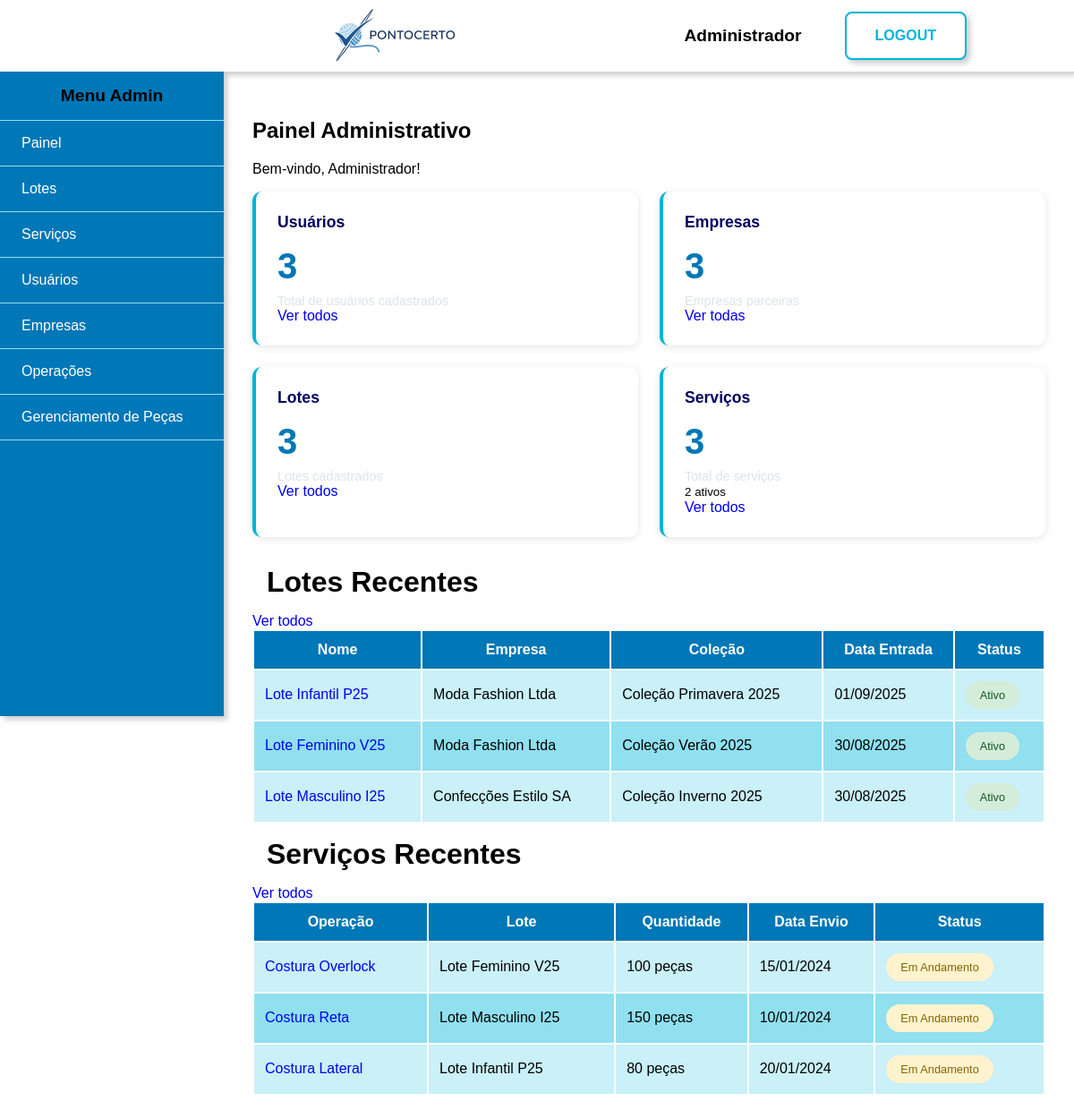
The app's page /admin/painel (signed in) with its own data.
### tables this page shows
CREATE TABLE usuarios (
    id int PRIMARY KEY AUTO_INCREMENT,
    tipo enum('admin', 'costureira') NOT NULL DEFAULT 'costureira',
    nome varchar(50) NOT NULL,
    cpf varchar(11) NOT NULL UNIQUE,
    email varchar(250) NOT NULL UNIQUE,
    telefone varchar(11) NOT NULL,
    cep varchar(8) NOT NULL,
    logradouro varchar(250),
    complemento varchar(50),
    cidade varchar(100),
    tipo_chave_pix enum('cpf', 'cnpj', 'email', 'telefone', 'aleatoria') DEFAULT 'cpf',
    chave_pix varchar(250),
    senha varchar(255) NOT NULL,
    banco int NULL DEFAULT 0,
    agencia INT NULL DEFAULT 0,
    conta INT NULL DEFAULT 0,
    especialidade_id INT NOT NULL DEFAULT 2,
    ativo TINYINT DEFAULT 1,
    created_at TIMESTAMP DEFAULT CURRENT_TIMESTAMP,
    updated_at TIMESTAMP DEFAULT CURRENT_TIMESTAMP ON UPDATE CURRENT_TIMESTAMP
 );

CREATE TABLE lotes (
    id INT PRIMARY KEY AUTO_INCREMENT,
    empresa_id VARCHAR(50) NOT NULL,
    colecao VARCHAR(100) NOT NULL,
    nome VARCHAR(100) NOT NULL,
    observacao TEXT,
    data_entrada DATE NOT NULL,
    data_entrega DATE,
    valor_total DECIMAL(12, 2) DEFAULT 0.00,
    status ENUM('Aberto', 'Entregue', 'Cancelado') DEFAULT 'Aberto',
    anexos VARCHAR(500),
    ativo TINYINT DEFAULT 1,
    created_at TIMESTAMP DEFAULT CURRENT_TIMESTAMP,
    updated_at TIMESTAMP DEFAULT CURRENT_TIMESTAMP ON UPDATE CURRENT_TIMESTAMP
);

CREATE TABLE empresas (
    id INT PRIMARY KEY AUTO_INCREMENT,
    nome VARCHAR(255) NOT NULL,
    cnpj VARCHAR(14) NOT NULL UNIQUE,
    email VARCHAR(255),
    telefone VARCHAR(20),
    endereco TEXT,
    cidade VARCHAR(100),
    estado VARCHAR(2),
    cep VARCHAR(8),
    observacao TEXT,
    ativo TINYINT DEFAULT 1,
    created_at TIMESTAMP DEFAULT CURRENT_TIMESTAMP,
    updated_at TIMESTAMP DEFAULT CURRENT_TIMESTAMP ON UPDATE CURRENT_TIMESTAMP
);

CREATE TABLE servicos (
    id INT PRIMARY KEY AUTO_INCREMENT,
    lote_id INT NOT NULL,
    operacao_id INT NOT NULL,
    quantidade_pecas INT NOT NULL,
    pecas_concluidas INT DEFAULT 0,
    valor_operacao DECIMAL(10,2) NOT NULL,
    data_envio DATE NOT NULL,
    data_finalizacao DATE NULL,
    observacao TEXT,
    costureira_id INT NULL,
    status ENUM('Em andamento', 'Finalizado', 'Inativo') DEFAULT 'Em andamento',
    created_at TIMESTAMP DEFAULT CURRENT_TIMESTAMP,
    updated_at TIMESTAMP DEFAULT CURRENT_TIMESTAMP ON UPDATE CURRENT_TIMESTAMP,
    
    FOREIGN KEY (lote_id) REFERENCES lotes(id) ON DELETE RESTRICT,
    FOREIGN KEY (operacao_id) REFERENCES operacoes(id) ON DELETE RESTRICT
);

CREATE TABLE operacoes (
    id INT PRIMARY KEY AUTO_INCREMENT,
    nome VARCHAR(255) NOT NULL,
    valor DECIMAL(10, 2) NOT NULL,
    ativo TINYINT DEFAULT 1,
    created_at TIMESTAMP DEFAULT CURRENT_TIMESTAMP,
    updated_at TIMESTAMP DEFAULT CURRENT_TIMESTAMP ON UPDATE CURRENT_TIMESTAMP
);

### views/admin/painel.php (the view, shortened to what the rows shown need)
<div class="conteudo flex">
    <div class="dashboard-admin">
        <h2>Painel Administrativo</h2>
        <p class="welcome-message">Bem-vindo, <?= htmlspecialchars($nomeUsuario ?? 'Administrador') ?>!</p>
        <div class="cards-dashboard">
            <div class="card">
                <div class="card-content">
                    <div class="numero"><?= $totalUsuarios ?? 0 ?></div>
                    <p>Total de usuários cadastrados</p>
                </div>
            </div>
            <div class="card">
                <div class="card-content">
                    <div class="numero"><?= $totalEmpresas ?? 0 ?></div>
                    <p>Empresas parceiras</p>
                </div>
            </div>
            <div class="card">
                <div class="card-content">
                    <div class="numero"><?= $totalLotes ?? 0 ?></div>
                    <p>Lotes cadastrados</p>
                </div>
            </div>
            <div class="card">
                <div class="card-content">
                    <div class="numero"><?= $totalServicos ?? 0 ?></div>
                    <p>Total de serviços</p>
                    <small><?= $servicosAtivos ?? 0 ?> ativos</small>
                </div>
            </div>
        </div>
        <div class="dashboard-section">
            <div class="section-header">
            </div>
            <?php if (empty($lotesRecentes)): ?>
                <p class="no-data">Nenhum lote cadastrado recentemente.</p>
            <?php else: ?>
                <div class="table-responsive">
                    <table class="table">
                        <thead>
                            <tr>
                                <th>Nome</th>
                                <th>Empresa</th>
                                <th>Coleção</th>
                                <th>Data Entrada</th>
                                <th>Status</th>
                            </tr>
                        </thead>
                        <tbody>
                            <?php foreach ($lotesRecentes as $lote): ?>
                                <tr>
                                    <td>
                                        <a href="<?= BASE_URL ?>admin/visualizar-lote?id=<?= $lote['id'] ?>">
                                            <?= htmlspecialchars($lote['nome'] ?? 'N/A') ?>
                                        </a>
                                    </td>
                                    <td><?= htmlspecialchars($lote['empresa_nome'] ?? 'N/A') ?></td>
                                    <td><?= htmlspecialchars($lote['colecao'] ?? 'N/A') ?></td>
                                    <td><?= isset($lote['data_entrada']) ? date('d/m/Y', strtotime($lote['data_entrada'])) : 'N/A' ?></td>
                                    <td>
                                        <span class="status-badge <?= ($lote['ativo'] ?? false) ? 'active' : 'inactive' ?>">
                                            <?= ($lote['ativo'] ?? false) ? 'Ativo' : 'Inativo' ?>
                                        </span>
                                    </td>
                                </tr>
                            <?php endforeach; ?>
                        </tbody>
                    </table>
                </div>
            <?php endif; ?>
        </div>
        <div class="dashboard-section">
            <div class="section-header">
            </div>
            <?php if (empty($servicosRecentes)): ?>
                <p class="no-data">Nenhum serviço cadastrado recentemente.</p>
            <?php else: ?>
                <div class="table-responsive">
                    <table class="table">
                        <thead>
                            <tr>
                                <th>Operação</th>
                                <th>Lote</th>
                                <th>Quantidade</th>
                                <th>Data Envio</th>
                                <th>Status</th>
                            </tr>
                        </thead>
                        <tbody>
                            <?php foreach ($servicosRecentes as $servico): ?>
                                <tr>
                                    <td>
                                        <a href="<?= BASE_URL ?>admin/visualizar-servico?id=<?= $servico['id'] ?>">
                                            <?= htmlspecialchars($servico['operacao_nome'] ?? 'N/A') ?>
                                        </a>
                                    </td>
                                    <td><?= htmlspecialchars($servico['lote_nome'] ?? 'N/A') ?></td>
                                    <td><?= htmlspecialchars($servico['quantidade_pecas'] ?? 0) ?> peças</td>
                                    <td><?= isset($servico['data_envio']) ? date('d/m/Y', strtotime($servico['data_envio'])) : 'N/A' ?></td>
                                    <td>
                                        <span class="status-badge <?= ($servico['finalizado'] ?? false) ? 'completed' : 'in-progress' ?>">
                                            <?= ($servico['finalizado'] ?? false) ? 'Finalizado' : 'Em Andamento' ?>
                                        </span>
                                    </td>
                                </tr>
                            <?php endforeach; ?>
                        </tbody>
                    </table>
                </div>
            <?php endif; ?>
        </div>
    </div>
</div>

### views/shared/header.php (shortened to what the rows shown need)
<!DOCTYPE html>
<html lang="pt-BR">
<head>
    <link rel="stylesheet" href="<?php echo ASSETS_URL?>css/style.css">
</head>
<body>
    <?php if ($login ?? false): ?>
        <div class="principal azul flex center">
    <?php else: ?>
        <div class="principal">
            <?php if ($usuarioLogado ?? false): ?>
                <div class="topo flex h-center shadow">
                    <a class="imagem-topo" href="<?= $dashboardLink ?>">
                        <img src="<?php echo ASSETS_URL?>img/banner.png" alt="banner">
                    </a>
                    <span class="flex l-gap v-center">
                        <span class="nome-usuario"><?= htmlspecialchars($nomeUsuario) ?></span>
                        <a href="<?= BASE_URL ?>logout" class="botao-grande">LOGOUT</a>
                    </span>
                </div>
            <?php endif; ?>
    <?php endif; ?>

### records on screen
usuarios: nome "Administrador", especialidade "3"
lotes: nome "Lote Infantil P25", empresa.nome "Moda Fashion Ltda", colecao "Coleção Primavera 2025", data_entrada "01/09/2025", ativo "Ativo"
lotes: nome "Lote Feminino V25", empresa.nome "Moda Fashion Ltda", colecao "Coleção Verão 2025", data_entrada "30/08/2025", ativo "Ativo"
lotes: nome "Lote Masculino I25", empresa.nome "Confecções Estilo SA", colecao "Coleção Inverno 2025", data_entrada "30/08/2025", ativo "Ativo"
servicos: operacao.nome "Costura Overlock", lote.nome "Lote Feminino V25", quantidade_pecas "100", data_envio "15/01/2024"
servicos: operacao.nome "Costura Reta", lote.nome "Lote Masculino I25", quantidade_pecas "150", data_envio "10/01/2024"
servicos: operacao.nome "Costura Lateral", lote.nome "Lote Infantil P25", quantidade_pecas "80", data_envio "20/01/2024"

### other values on screen
$userRole "Admin"
$item['label'] "Painel"
$item['label'] "Lotes"
$item['label'] "Serviços"
$item['label'] "Usuários"
$item['label'] "Empresas"
$item['label'] "Operações"
$item['label'] "Gerenciamento de Peças"
$servicosAtivos "2"
